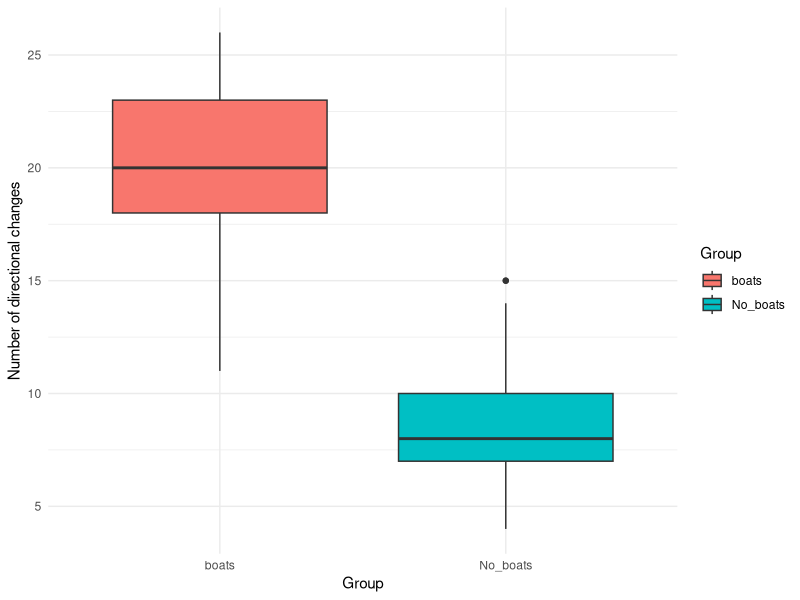

The R source for this figure:
## ---- chunk 1
knitr::opts_chunk$set(echo = TRUE)
## ---- chunk 2
# Specify parameters
n_no_boats <- 50  # Sample size for the group without boats (number of dolphins)
mean_no_boats <- 9  # Mean of occurrences of directional changes in the group without boats
var_no_boats <- 10   # variance for the group without boats

n_boats <- 50  # Sample size for the group with boats
mean_boats <- 20  # Mean of occurrences of directional changes in the group with boats
var_boats <- 15  # variance for the group with boats

# Generate random data
No_boats <- round(rnorm(n_no_boats, mean = mean_no_boats, sd = sqrt(var_no_boats)),0)
boats <- round(rnorm(n_boats, mean = mean_boats, sd = sqrt(var_boats)),0)

# Combine data into a data frame
data <- data.frame(
  Directional_changes = c(No_boats, boats),
  Group = rep(c("No_boats", "boats"), each = n_no_boats)
)
head(data)
str(data)
## ---- chunk 3
library(ggplot2)
#ANOVA analysis
anova_result <- aov(Directional_changes ~ Group, data = data)
summary(anova_result)

# Generate a boxplot to visualize the data
library(ggplot2)

ggplot(data, aes(x = Group, y = Directional_changes, fill = Group)) +
  geom_boxplot() +
  theme_minimal() +
  labs(
    x = "Group",
    y = "Number of directional changes"
  ) 
## ---- chunk 4
library(dplyr)
#variables to explore
effect_sizes <- seq(1, 10, 0.5)  # Varying effect sizes
sample_sizes <- seq(5, 50, 5) # Varying sample sizes
alpha <- 0.05

# data frame to store the results
sample_size_results <- data.frame()
# creating the loop
for (effect in effect_sizes) {
  for (n in sample_sizes) {
    group_boats <- rnorm(n, mean = mean_boats, sd = sqrt(var_boats))
    group_no_boats <- rnorm(n, mean = mean_no_boats + effect, sd = sqrt(var_no_boats))
    t_test <- t.test(group_boats, group_no_boats)
    p_value <- t_test$p.value
    # storing the results
    sample_size_results <- rbind(sample_size_results, 
                     data.frame(Effect_Size = effect, 
                                Sample_Size = n, 
                                P_Value = p_value, 
                                Significant = (p_value < alpha)))
  }
}

# View the first few rows of results
print(head(sample_size_results))
# filtering the data frame for significant results with small sample sizes
sample_size_results %>% filter(Significant == TRUE & Sample_Size <= 5)
